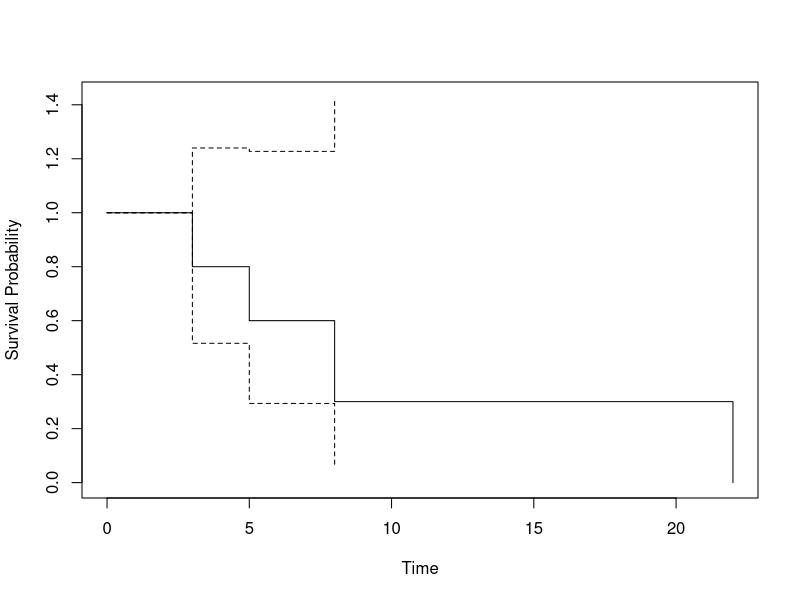
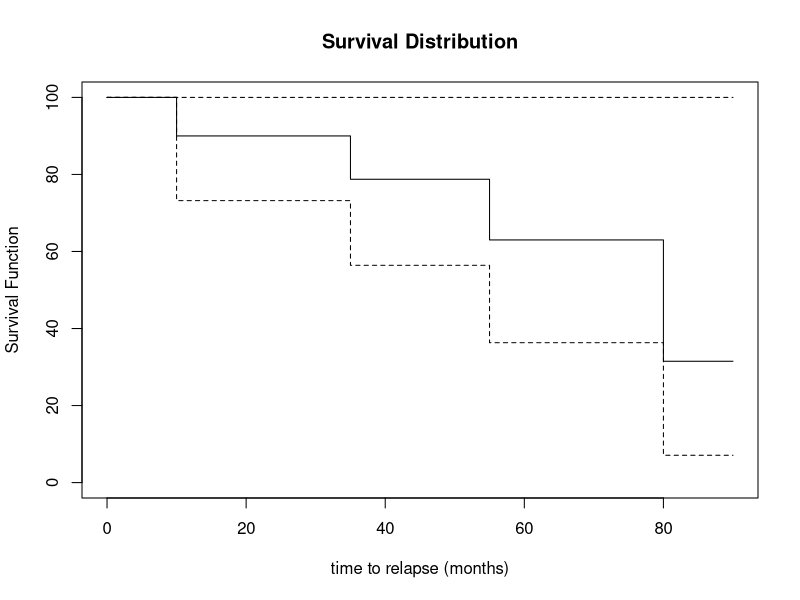

Write the R code that produced these figures, in order.
## ---- chunk 1
 library(survival)
 hmohiv<-read.table("hmohiv.csv", sep=",", header = TRUE) 

 attach(hmohiv)
 mini<-hmohiv[ID<=5,]
 attach(mini)
mini.surv <- survfit(Surv(time, censor)~ 1, conf.type="none")
plot(mini.surv, xlab="Time", ylab="Survival Probability")
## ---- chunk 2
library(survival)

time <- c(10,20,35,40,50,55,70,71,80,90)
status <- c(1,0,1,0,0,1,0,0,1,0)
data <- data.frame(time,status)

survobj <- with(data,Surv(time,status))

fit <- survfit(survobj~1, data=data)
fit
summary(fit)
attributes(fit)

## ---- chunk 3
plot(fit, xlab="time to relapse (months)", ylab="Survival Function", yscale=100, main="Survival Distribution")
## ---- chunk 4
#survobj <- Surv(time, status)
#fit1 <- summary(survfit(survobj~1))
# S.hat <- fit1$surv
# H.hat <- −log(S.hat)
#a<- survfit(coxph(Surv(time,status)~1), type="aalen")
#summary(a)
#basehaz(coxph(Surv(time,status)~1,data=data))
